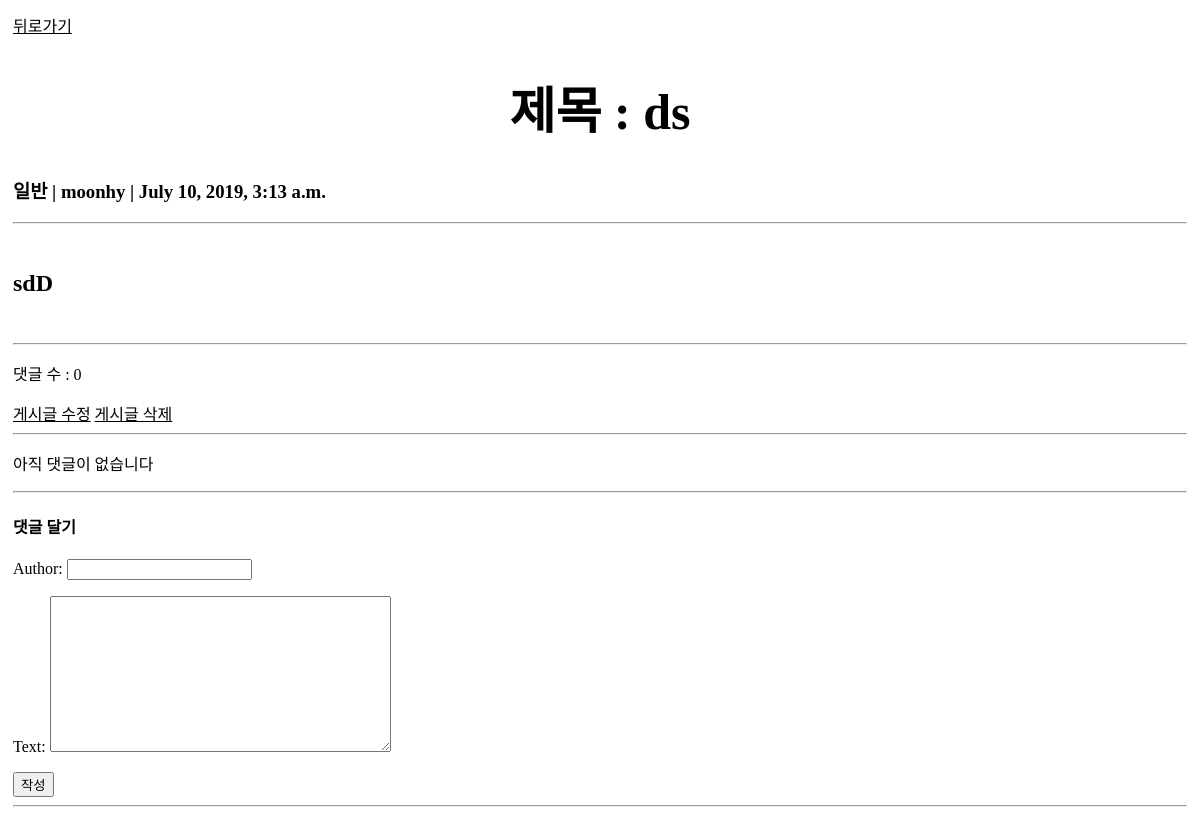
The page /viewcrud/blog/4/ on the database its author committed.
### viewcrud/models.py (models this page shows, shortened)
class Blog(models.Model):
    author = models.ForeignKey('auth.User', on_delete=models.CASCADE)
    title = models.CharField(max_length=200)
    body = models.TextField()
    category = models.CharField(max_length=20, choices=category_select, default='일반')
    created_date = models.DateTimeField(default=timezone.now)
    published_date = models.DateTimeField(blank=True, null=True)

### viewcrud/views.py (the view)
# urls.py: path('blog/<int:pk>/', views.detail, name="detail"),
def detail(request, pk):
    blog_detail = get_object_or_404(Blog, pk=pk)
    blog = get_object_or_404(Blog, pk=pk)
    if request.method == "POST":
        form = CommentForm(request.POST)
        if form.is_valid():
            comment = form.save(commit=False)
            comment.post = blog
            comment.save()
            return redirect('detail', pk)
    else:
        form = CommentForm()
    return render(request, 'viewcrud/detail.html', {'blog': blog_detail, 'form': form})

### viewcrud/forms.py
class CommentForm(forms.ModelForm):
    class Meta:
        model = Comment
        fields = ('author', 'text',)

### viewcrud/templates/viewcrud/detail.html (shortened to what this page needs)
<!DOCTYPE html>
<html lang="ko">
{% load staticfiles %}
<head>
    <link rel="stylesheet" href="{% static 'css/style.css' %}">
</head>
<body>
    <div class = "f">
    <a href="{% url 'home' %}">뒤로가기</a>
        <h1>제목 : {{blog.title}}</h1>
        <h3>{{blog.category}} | {{blog.author}} | {{blog.created_date}} </h3>
        <hr>
        <br>
        <h2>{{blog.body}}</h2>
        <br>
        <hr>
        <p>댓글 수 : {{blog.comments.count}}</p>
        <a href="{% url 'update' blog.id %}">게시글 수정</a>
        <a href="{% url 'delete' blog.id %}" class="delete">게시글 삭제</a>
        <hr>
        {% for comment in blog.comments.all %}
            <div class="comment">
                <div class="date">{{ comment.author }} | {{ comment.created_date }}</div>
                <p>{{ comment.text|linebreaks }}</p>
                <a href="{% url 'edit_comment' comment.id %}">댓글 수정</a>
                <a href="{% url 'del_comment' comment.id %}" class="delete">댓글 삭제</a>
            </div>
        <hr>
        {% empty %}
            <p>아직 댓글이 없습니다</p>
        <hr>
        {% endfor %}
        {% block content %}
        <h4>댓글 달기</h4>
        <form method="POST" >{% csrf_token %}
        {{ form.as_p }}
        <button type="submit">작성</button>
        </form>
        {% endblock %}
        <hr>
        <br>
        <br>
    </div>
</body>
</html>

### viewcrud/static/css/style.css (style rules this page uses)
a { color:black; font-weight:500; }
h1 { text-align:center; font-size: 50px; }
div { border:5px; padding:5px; }

### rows shown on the page
Blog: title "ds", category "일반", author "moonhy", created_date "July 10, 2019, 3:13 a.m.", body "sdD", comments.count "0"
